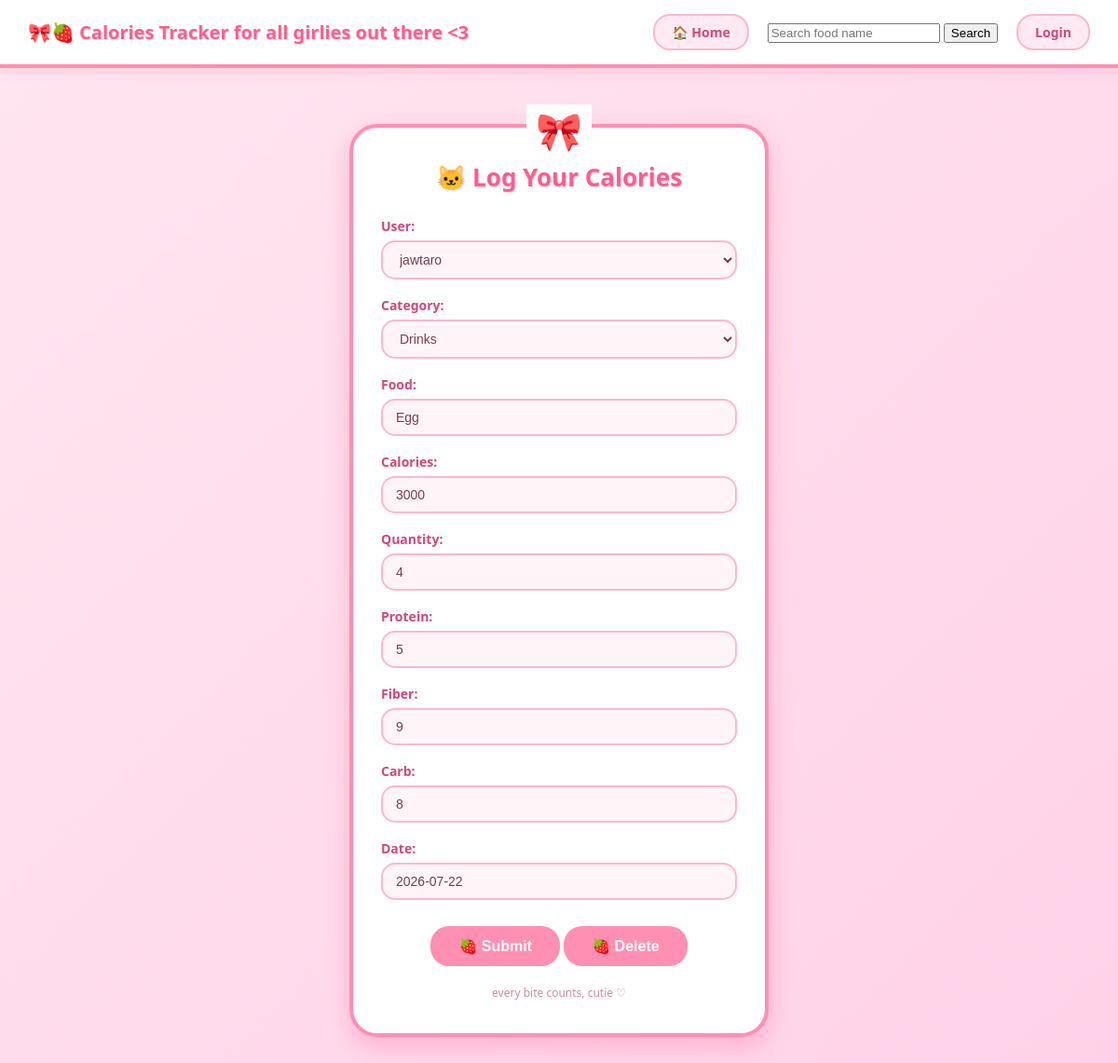
/updatetotalcalories/8, run on the app's committed database.
### tracker/models.py (models this page shows, shortened)
class CaloriesTracker(models.Model):
    user = models.ForeignKey(User, on_delete=models.CASCADE)
    category = models.ForeignKey(Category, on_delete=models.CASCADE)
    food = models.CharField(max_length=100)
    calories = models.IntegerField()
    quantity = models.IntegerField()
    protein = models.IntegerField()
    fiber = models.IntegerField()
    carb = models.IntegerField()
    updated = models.DateTimeField(auto_now=True)
    created = models.DateTimeField(auto_now_add=True)
    date = models.DateField(default=timezone.now)
    class Meta:
        ordering = ["created", "updated"]

class Category(models.Model):
    category = models.CharField(max_length=200)
    def __str__(self):
        return self.category

### tracker/views.py (the view)
# urls.py: path('updatetotalcalories/<int:pk>', views.update_form, name='updatetotalcalories'),
def update_form(request, pk):
    calories = get_object_or_404(CaloriesTracker, id=pk)
    form = CaloriesForm(instance=calories)
    if request.method == "POST":
        form = CaloriesForm(request.POST, instance=calories)
        if form.is_valid():
            form.save()
            return redirect('view')
    context = {
        "form":form
    }
    return render(request, 'website/caloriestracker.html', context)

### tracker/forms.py
class CaloriesForm(ModelForm):
    class Meta:
        model = CaloriesTracker
        fields = '__all__'

### tracker/templates/website/caloriestracker.html (shortened to what this page needs)
{% extends 'website/main.html' %}
{% block content %}
<div class="kitty-form-container">
    <div class="kitty-form-title">🐱 Log Your Calories</div>
    <form method="POST" action="">
        {{ form.as_p }}
        <button type="submit" class="kitty-submit-btn">🍓 Submit</button>
        <button type="submit" class="kitty-submit-btn">🍓 Delete</button>
    </form>
    <div class="kitty-form-footer">every bite counts, cutie ♡</div>
</div>
{% endblock %}

### tracker/templates/website/main.html (style rules this page uses)
* { box-sizing: border-box; }
body { margin: 0; min-height: 100vh; background: linear-gradient(135deg, #ffe6f0 0%, #ffd1e8 100%); font-family: 'Comic Sans MS', 'Segoe UI', sans-serif; }

### tracker/templates/website/caloriestracker.html (style rules this page uses)
body { background: linear-gradient(135deg, #ffe6f0 0%, #ffd1e8 100%); font-family: 'Comic Sans MS', 'Segoe UI', sans-serif; }
.kitty-form-container { max-width: 450px; margin: 60px auto; background: #ffffff; border: 4px solid #ff8fb3; border-radius: 30px; padding: 35px 30px; text-align: center; box-shadow: 0 10px 25px rgba(255, 105, 150, 0.35); position: relative; }
.kitty-form-container::before { content: "🎀"; font-size: 40px; position: absolute; top: -25px; left: 50%; transform: translateX(-50%); background: #fff; padding: 0 10px; }
.kitty-form-title { color: #ff5c8d; font-size: 26px; font-weight: bold; margin-bottom: 25px; text-shadow: 1px 1px 0px #ffd1e0; }
.kitty-form-container form p { text-align: left; margin-bottom: 18px; }
.kitty-form-container form label { display: block; color: #d1477a; font-weight: bold; font-size: 14px; margin-bottom: 6px; }
.kitty-form-container form input, .kitty-form-container form select, .kitty-form-container form textarea { width: 100%; padding: 10px 14px; border: 2px solid #ffb6d1; border-radius: 15px; background: #fff5f9; color: #7a3b52; font-size: 14px; box-sizing: border-box; transition: all 0.2s ease; }
.kitty-submit-btn { display: inline-block; margin-top: 10px; background: #ff8fb3; color: #fff; font-weight: bold; font-size: 16px; padding: 12px 30px; border: none; border-radius: 20px; cursor: pointer; transition: all 0.25s ease; }
.kitty-form-footer { margin-top: 20px; font-size: 12px; color: #d18aa5; }

### data on the page
CaloriesTracker: user "jawtaro", food "Egg", calories "3000", quantity "4", protein "5", fiber "9", carb "8", date "2026-07-22"
Category: category "Drinks"
